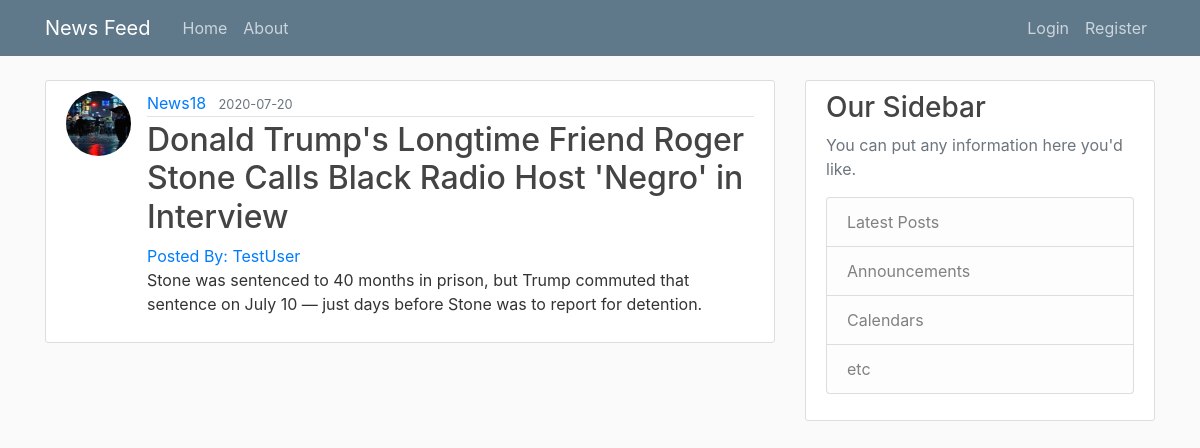
The app's page /post/17 with its own data.
### NewsFeed/models.py (models this page shows, shortened)
class User(db.Model, UserMixin):
     id = db.Column(db.Integer, primary_key=True)
     username = db.Column(db.String(20), unique=True, nullable=False)
     email = db.Column(db.String(120), unique=True, nullable=False)
     image_file = db.Column(db.String(20), nullable=False, default = 'default.jpeg')
     password = db.Column(db.String(60), nullable=False)
     posts = db.relationship('Post', backref='author', lazy=True)

class Post(db.Model):
    id = db.Column(db.Integer, primary_key=True)
    title = db.Column(db.String(100), nullable=False)
    date_posted = db.Column(db.DateTime, nullable = False, default = datetime.utcnow)
    content = db.Column(db.Text, nullable=False)
    link = db.Column(db.String(200), nullable = False)
    website = db.Column(db.String(40), nullable = False)
    user_id = db.Column(db.Integer, db.ForeignKey('user.id'), nullable=False)

### NewsFeed/posts/routes.py (the view)
@posts.route('/post/<int:post_id>')
def post(post_id):
    post = Post.query.get_or_404(post_id)
    return render_template('post.html', title = post.title, post = post)

### NewsFeed/templates/post.html (shortened to what this page needs)
{% extends "layout.html" %}
{% block content %}
<article class="media content-section">
<img class="rounded-circle article-img" src="{{ url_for('static', filename='profile_pics/'+post.author.image_file) }}">
  <div class="media-body">
    <div class="article-metadata">
      <a class="mr-2" href="#">{{ post.website }}</a>
      <small class="text-muted">{{ post.date_posted.strftime('%Y-%m-%d') }}</small>
    </div>
    <h2 class="article-title">{{ post.title }}</h2>
    <a class="mr-2" href="{{ url_for('users.user_posts', username=post.author.username) }}">Posted By: {{ post.author.username }}</a>
    <p class="article-content">{{ post.content }}</p>
  </div>
</article>
{% endblock content %}

### NewsFeed/static/main.css (style rules this page uses)
body { background: #fafafa; color: #333333; margin-top: 5rem; }
h1, h2, h3, h4, h5, h6 { color: #444444; }
.content-section { background: #ffffff; padding: 10px 20px; border: 1px solid #dddddd; border-radius: 3px; margin-bottom: 20px; }
.article-title { color: #444444; }
.article-content { white-space: pre-line; }
.article-img { height: 65px; width: 65px; margin-right: 16px; }
.article-metadata { padding-bottom: 1px; margin-bottom: 4px; border-bottom: 1px solid #e3e3e3 }

### records on screen
User: image_file (picture), author.username "TestUser"
Post: website "News18", date_posted "2020-07-20", title "Donald Trump's Longtime Friend Roger Stone Calls Black Radio Host 'Negro' in Interview", content "Stone was sentenced to 40 months in prison, but Trump commuted that sentence on July 10 — just days before Stone was to report for detention."
